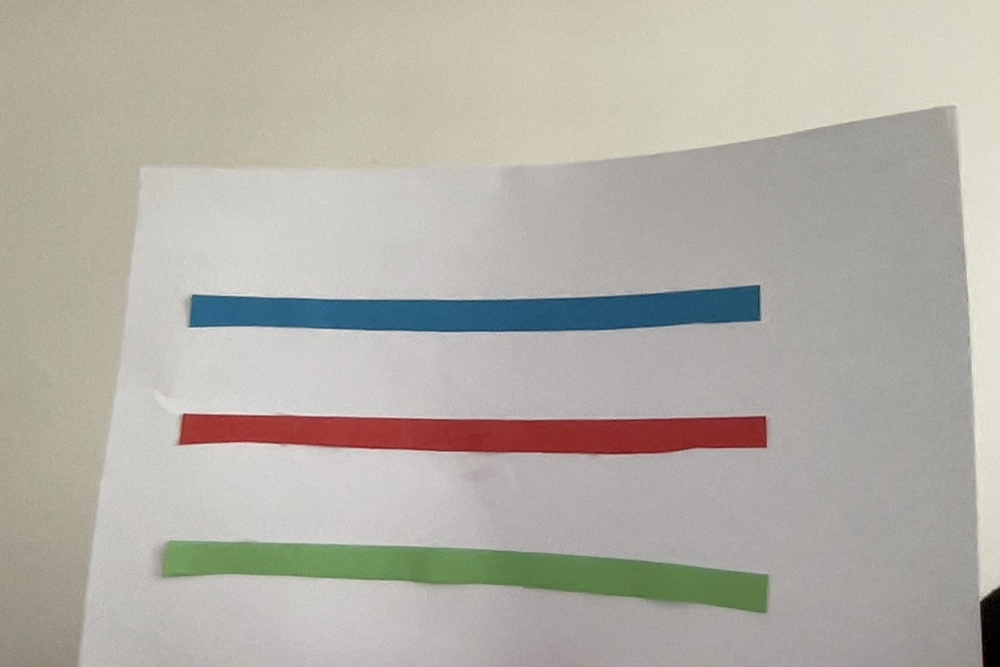
#> input picture pythonProject/Odev2Orjinaljpeg.jpeg, 1000 x 667 px, shrunk from 1440 x 960 before the run, given in place of the camera
$ python odev2.py
#> lines starting #> are read from the running program, lines starting #| are printed output that depends on the picture; after the words box and inside, x2 and y2 are one past the last pixel; in counts of white or black regions, pixels touching at a corner belong together
import cv2
import numpy as np


vid = cv2.VideoCapture(0)

lower_red = np.array([0, 50, 50])
upper_red = np.array([10, 255, 255])

while True:
    ret,frame = vid.read()
#> frame is the input picture: shape (667, 1000, 3); mean B, G, R 166.5, 174.9, 178.2

    cv2.imshow('frame',frame)

    hsv = cv2.cvtColor(frame, cv2.COLOR_BGR2HSV)
#> hsv: shape (667, 1000, 3); mean H, S, V 24.4, 27, 181.4

    mask= cv2.inRange(hsv, lower_red, upper_red)
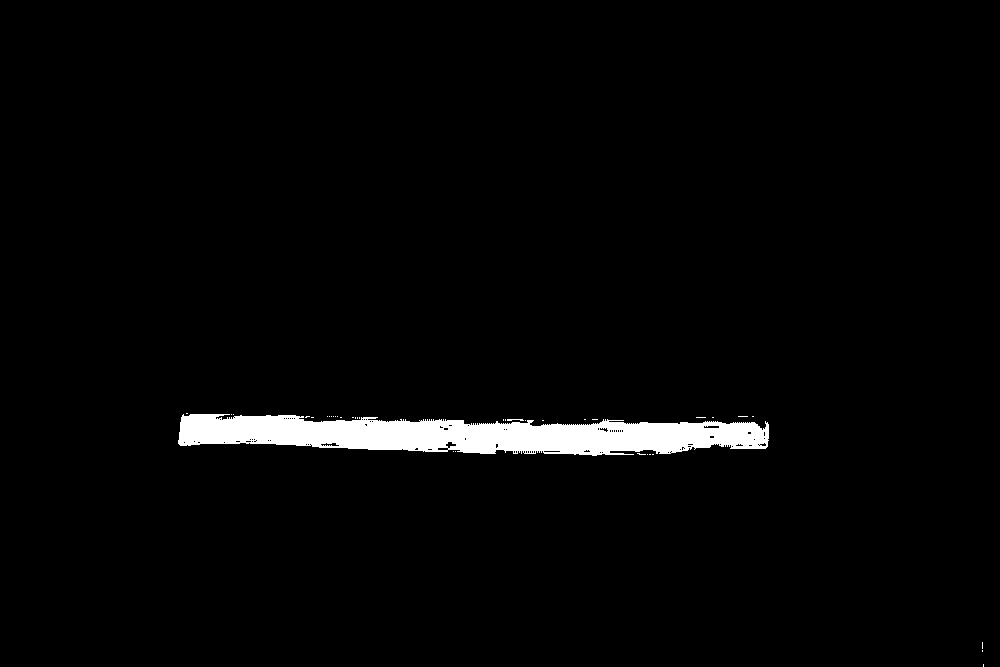
#> mask: shape (667, 1000); 2.5% white; 37 white regions (35 under 20 px), largest, box (x1, y1, x2, y2) and area: (178, 414, 769, 456) 16654, (507, 419, 524, 421) 25

    res = cv2.bitwise_and(frame, frame, mask=mask)
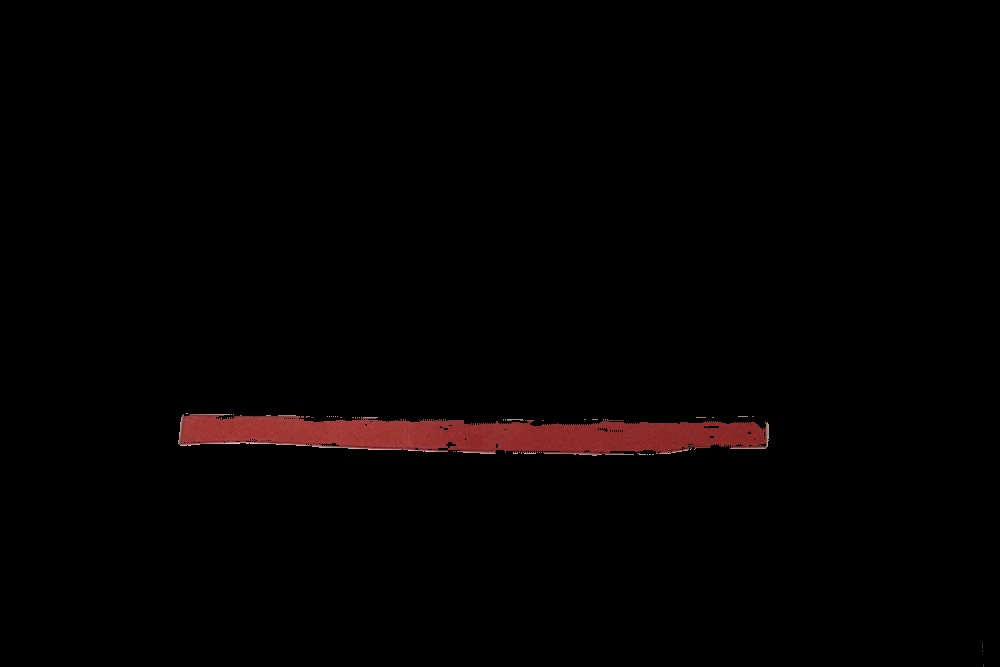
#> res: shape (667, 1000, 3); mean B, G, R 1.3, 1.4, 3.7

    cv2.imshow('frame', frame)
    cv2.imshow('mask', mask)
    cv2.imshow('res', res)


    kInp=cv2.waitKey(1)
#> (key q is pressed here)

    if kInp == ord('q'):
        break

vid.release()
cv2.destroyAllWindows()

$ run again, on pythonProject/odev2.jpg
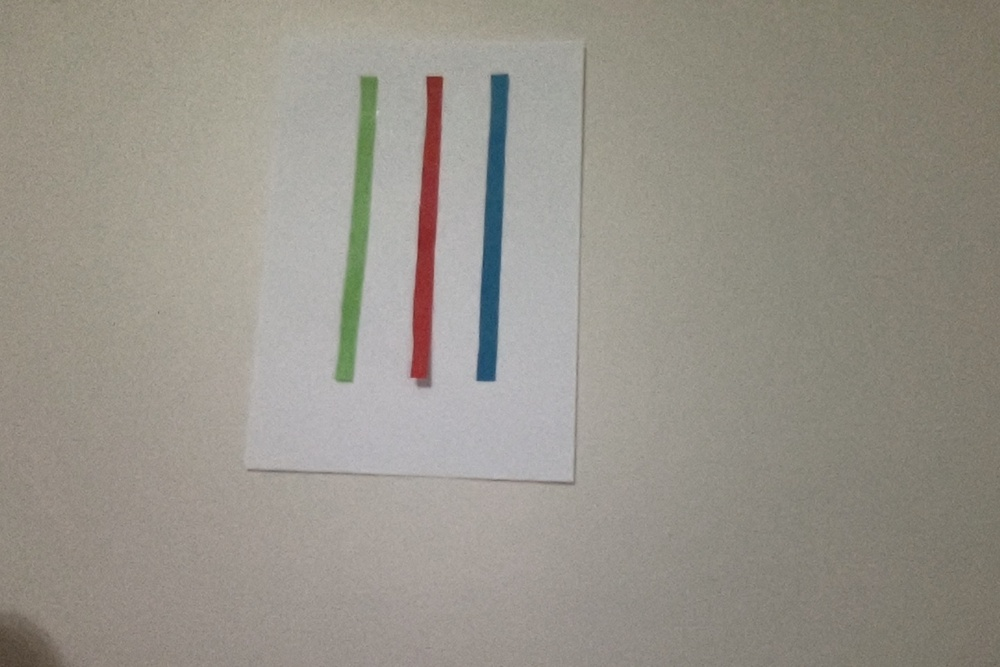
#> input picture pythonProject/odev2.jpg, 1000 x 667 px, shrunk from 1440 x 960 before the run, given in place of the camera
#> frame is the input picture: shape (667, 1000, 3); mean B, G, R 138.4, 147.4, 151.7
#> hsv: shape (667, 1000, 3); mean H, S, V 30.7, 26.5, 152.6
#> `mask= cv2.inRange(hsv, lower_red, upper_red)`:
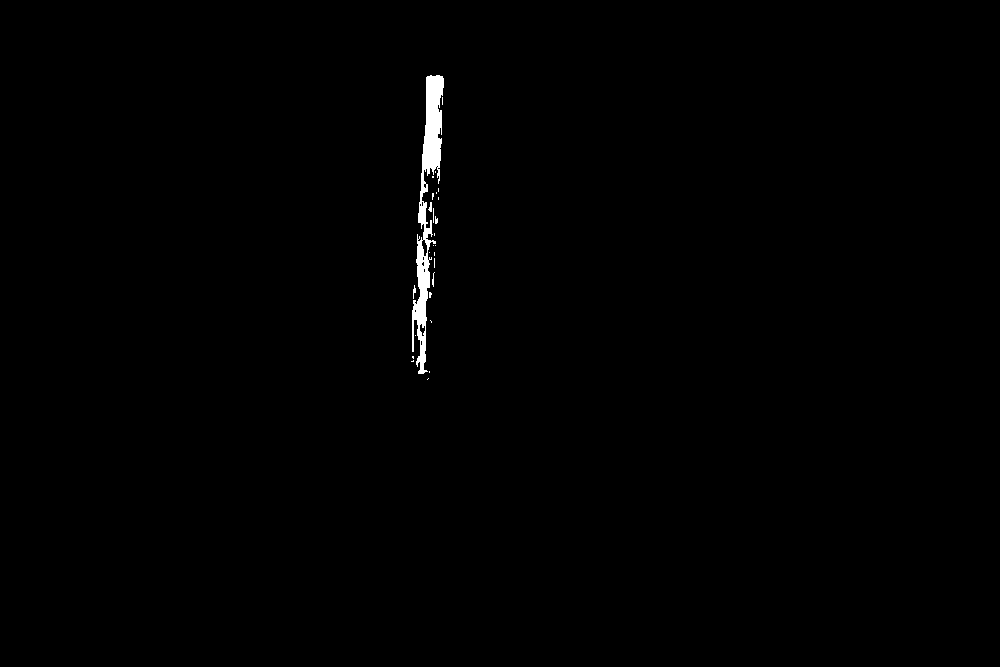
#> mask: shape (667, 1000); 0.53% white; 26 white regions (22 under 20 px), largest, box (x1, y1, x2, y2) and area: (412, 75, 444, 374) 3334, (428, 202, 432, 212) 25, (413, 285, 416, 299) 23, (432, 272, 435, 287) 21
